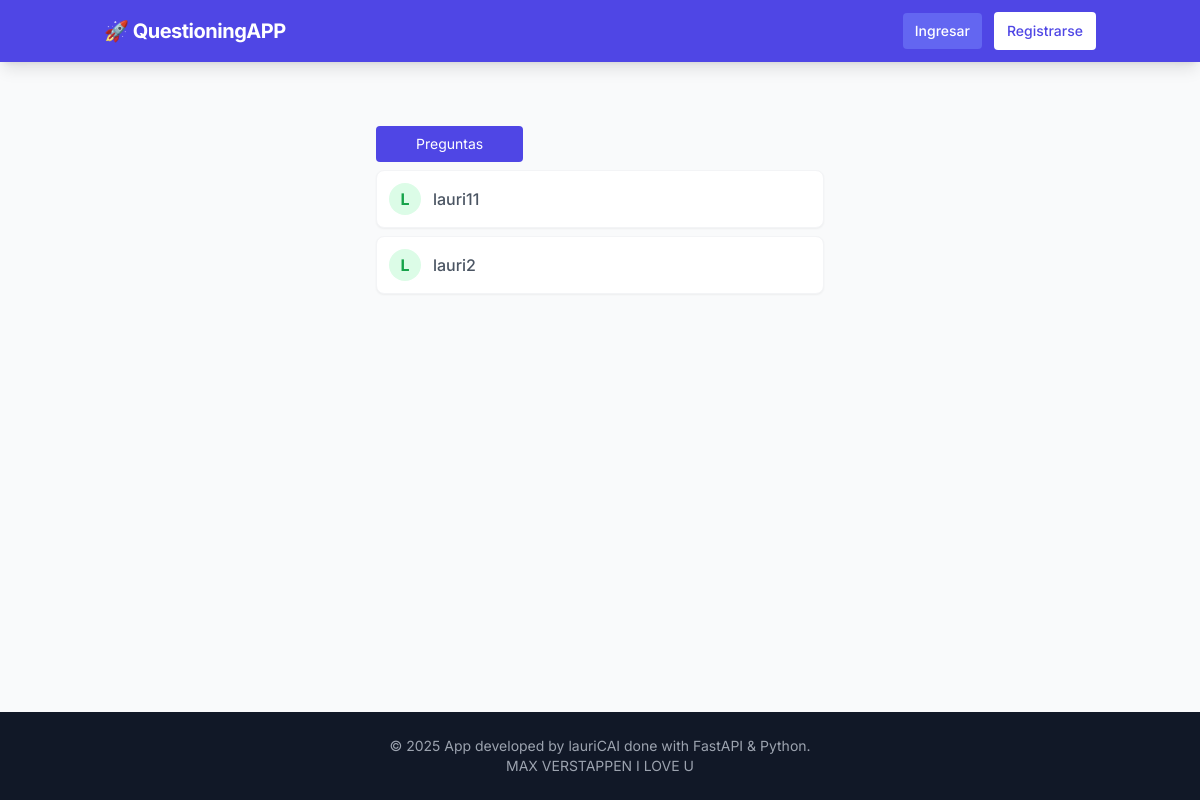
Before: / with the older database file.
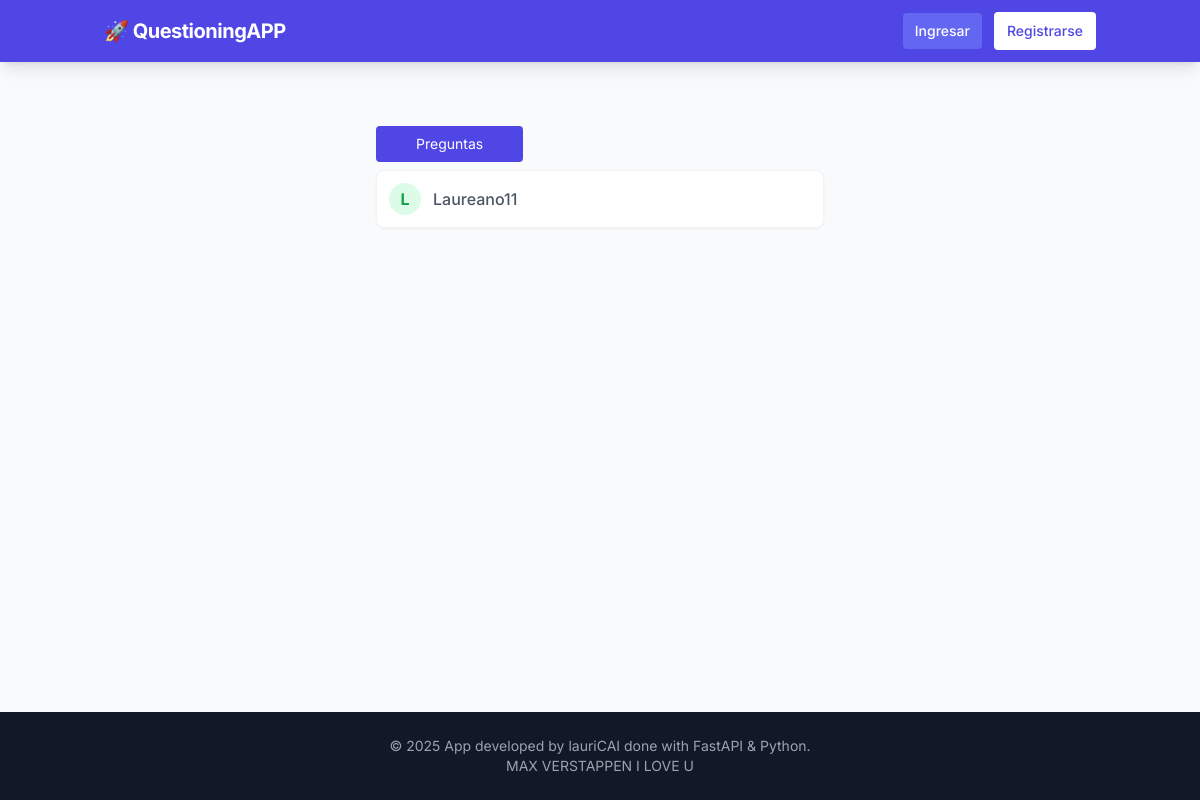
After: the same page with the newer database file.
### app/models.py (models this page shows)
class User(SQLModel, table=True):
    id: Optional[int] = Field(default=None, primary_key=True)
    username: str = Field(index=True)
    email: str
    password: str  # Por ahora en texto plano (luego aprenderemos a encriptar)

### app/main.py (the view)
@app.get("/", response_class=HTMLResponse)
async def read_root(request: Request, session: Session = Depends(get_session)):
    statement = select(User)
    users = session.exec(statement).all()
    return templates.TemplateResponse("index.html", {
        "request": request,
        "usuarios": users  # Pasamos la lista REAL de objetos a la plantilla
    })

### app/templates/index.html (shortened to what this page needs)
{% extends "base.html" %}
{% block content %}
<div class="max-w-md mx-auto text-center mt-10">
 <div class="flex space-x-4 items-center">
    <a href="/question" class="text-sm bg-indigo-600 hover:bg-indigo-800 text-white px-10 py-2 rounded transition ">
        Preguntas
    </a>
</div>
  <ul class="space-y-2">
    {% for usuario in usuarios %}
    <li class="my-2 flex items-center bg-white p-3 rounded-lg shadow-sm border border-gray-100">
        <div class=" m+1 h-8 w-8 rounded-full bg-green-100 text-green-600 flex items-center justify-center font-bold mr-3">
            {{ usuario.username[0] | upper }} </div>
        <div class="flex flex-col ">
            <span class="font-medium text-gray-600">{{ usuario.username }}</span>
        </div>
    </li>
    {% else %}
    <li class="p-3 text-gray-500 italic">No hay amigos registrados aún.</li>
    {% endfor %}
</ul>
</div>
{% endblock %}

Changed rows visible on the page:
removed User: username "L", username "lauri2"
changed User: username "lauri11" → "Laureano11"
